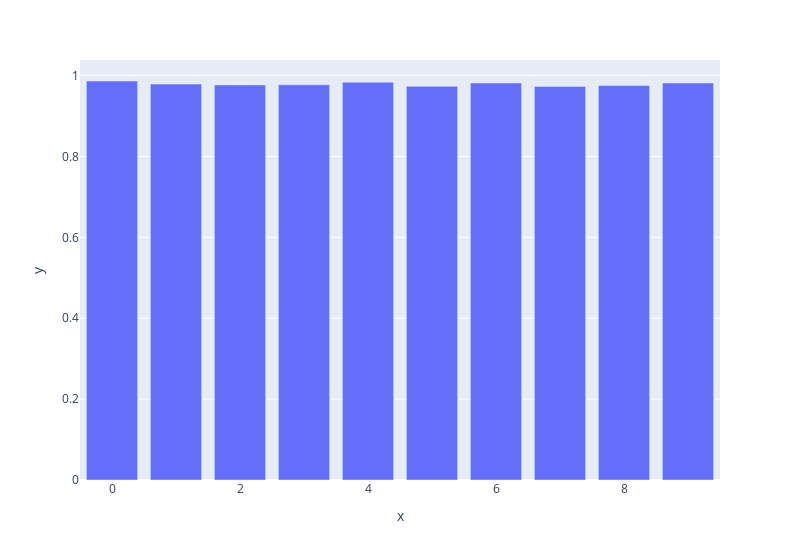

Notebook code for this chart:
### Code cell
# cross validation
scores  = cross_validate(xgb_clf, X_train, y_train, cv=10, scoring="f1_weighted", fit_params={ "sample_weight" :weight_train})
scores_df = pd.DataFrame(scores)
px.bar(x=scores_df.index, y=scores_df.test_score, width=800)

### Figure 1 — Plotly figure (JSON) as saved in the notebook; plotly's stock layout.template omitted (floating-point values rounded to 4 significant figures)
{"data": [{"alignmentgroup": "True", "hovertemplate": "x=%{x}<br>y=%{y}<extra></extra>", "legendgroup": "", "marker": {"color": "#636efa", "pattern": {"shape": ""}}, "name": "", "offsetgroup": "", "orientation": "v", "showlegend": false, "textposition": "auto", "type": "bar", "x": [0, 1, 2, 3, 4, 5, 6, 7, 8, 9], "xaxis": "x", "y": [0.9866, 0.9789, 0.9769, 0.977, 0.9837, 0.9734, 0.9816, 0.9733, 0.9755, 0.9815], "yaxis": "y"}], "layout": {"barmode": "relative", "legend": {"tracegroupgap": 0}, "margin": {"t": 60}, "width": 800, "xaxis": {"anchor": "y", "domain": [0, 1], "title": {"text": "x"}}, "yaxis": {"anchor": "x", "domain": [0, 1], "title": {"text": "y"}}}}
